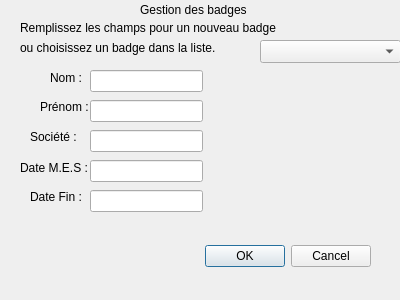
<?xml version="1.0" encoding="UTF-8"?>
<ui version="4.0">
 <class>CIhmBadge</class>
 <widget class="QDialog" name="CIhmBadge">
  <property name="windowModality">
   <enum>Qt::NonModal</enum>
  </property>
  <property name="geometry">
   <rect>
    <x>0</x>
    <y>0</y>
    <width>400</width>
    <height>300</height>
   </rect>
  </property>
  <property name="windowTitle">
   <string>SuPer : Gestion des badges</string>
  </property>
  <widget class="QDialogButtonBox" name="buttonBox">
   <property name="geometry">
    <rect>
     <x>30</x>
     <y>240</y>
     <width>341</width>
     <height>32</height>
    </rect>
   </property>
   <property name="orientation">
    <enum>Qt::Horizontal</enum>
   </property>
   <property name="standardButtons">
    <set>QDialogButtonBox::Cancel|QDialogButtonBox::Ok</set>
   </property>
  </widget>
  <widget class="QLabel" name="label_2">
   <property name="geometry">
    <rect>
     <x>20</x>
     <y>20</y>
     <width>301</width>
     <height>16</height>
    </rect>
   </property>
   <property name="text">
    <string>Remplissez les champs pour un nouveau badge</string>
   </property>
  </widget>
  <widget class="QLineEdit" name="leNom">
   <property name="geometry">
    <rect>
     <x>90</x>
     <y>70</y>
     <width>113</width>
     <height>22</height>
    </rect>
   </property>
  </widget>
  <widget class="QLineEdit" name="leDateDeb">
   <property name="geometry">
    <rect>
     <x>90</x>
     <y>160</y>
     <width>113</width>
     <height>22</height>
    </rect>
   </property>
  </widget>
  <widget class="QLabel" name="lTitre">
   <property name="geometry">
    <rect>
     <x>140</x>
     <y>0</y>
     <width>141</width>
     <height>20</height>
    </rect>
   </property>
   <property name="text">
    <string>Gestion des badges</string>
   </property>
  </widget>
  <widget class="QLabel" name="label_5">
   <property name="geometry">
    <rect>
     <x>40</x>
     <y>100</y>
     <width>52</width>
     <height>14</height>
    </rect>
   </property>
   <property name="text">
    <string>Prénom : </string>
   </property>
  </widget>
  <widget class="QLabel" name="label_4">
   <property name="geometry">
    <rect>
     <x>50</x>
     <y>70</y>
     <width>41</width>
     <height>16</height>
    </rect>
   </property>
   <property name="text">
    <string>Nom :</string>
   </property>
  </widget>
  <widget class="QLabel" name="label_8">
   <property name="geometry">
    <rect>
     <x>20</x>
     <y>160</y>
     <width>71</width>
     <height>16</height>
    </rect>
   </property>
   <property name="text">
    <string>Date M.E.S :</string>
   </property>
  </widget>
  <widget class="QLineEdit" name="leSociete">
   <property name="geometry">
    <rect>
     <x>90</x>
     <y>130</y>
     <width>113</width>
     <height>22</height>
    </rect>
   </property>
  </widget>
  <widget class="QLabel" name="label_3">
   <property name="geometry">
    <rect>
     <x>20</x>
     <y>40</y>
     <width>231</width>
     <height>16</height>
    </rect>
   </property>
   <property name="text">
    <string>ou choisissez un badge dans la liste.</string>
   </property>
  </widget>
  <widget class="QLineEdit" name="lePnom">
   <property name="geometry">
    <rect>
     <x>90</x>
     <y>100</y>
     <width>113</width>
     <height>22</height>
    </rect>
   </property>
  </widget>
  <widget class="QLineEdit" name="leDateFin">
   <property name="geometry">
    <rect>
     <x>90</x>
     <y>190</y>
     <width>113</width>
     <height>22</height>
    </rect>
   </property>
  </widget>
  <widget class="QLabel" name="label_6">
   <property name="geometry">
    <rect>
     <x>30</x>
     <y>130</y>
     <width>52</width>
     <height>14</height>
    </rect>
   </property>
   <property name="text">
    <string>Société :</string>
   </property>
  </widget>
  <widget class="QLabel" name="label_7">
   <property name="geometry">
    <rect>
     <x>30</x>
     <y>190</y>
     <width>52</width>
     <height>14</height>
    </rect>
   </property>
   <property name="text">
    <string>Date Fin :</string>
   </property>
  </widget>
  <widget class="QComboBox" name="comboBox">
   <property name="geometry">
    <rect>
     <x>260</x>
     <y>40</y>
     <width>141</width>
     <height>23</height>
    </rect>
   </property>
  </widget>
 </widget>
 <resources/>
 <connections>
  <connection>
   <sender>buttonBox</sender>
   <signal>accepted()</signal>
   <receiver>CIhmBadge</receiver>
   <slot>accept()</slot>
   <hints>
    <hint type="sourcelabel">
     <x>248</x>
     <y>254</y>
    </hint>
    <hint type="destinationlabel">
     <x>157</x>
     <y>274</y>
    </hint>
   </hints>
  </connection>
  <connection>
   <sender>buttonBox</sender>
   <signal>rejected()</signal>
   <receiver>CIhmBadge</receiver>
   <slot>reject()</slot>
   <hints>
    <hint type="sourcelabel">
     <x>316</x>
     <y>260</y>
    </hint>
    <hint type="destinationlabel">
     <x>286</x>
     <y>274</y>
    </hint>
   </hints>
  </connection>
 </connections>
</ui>
